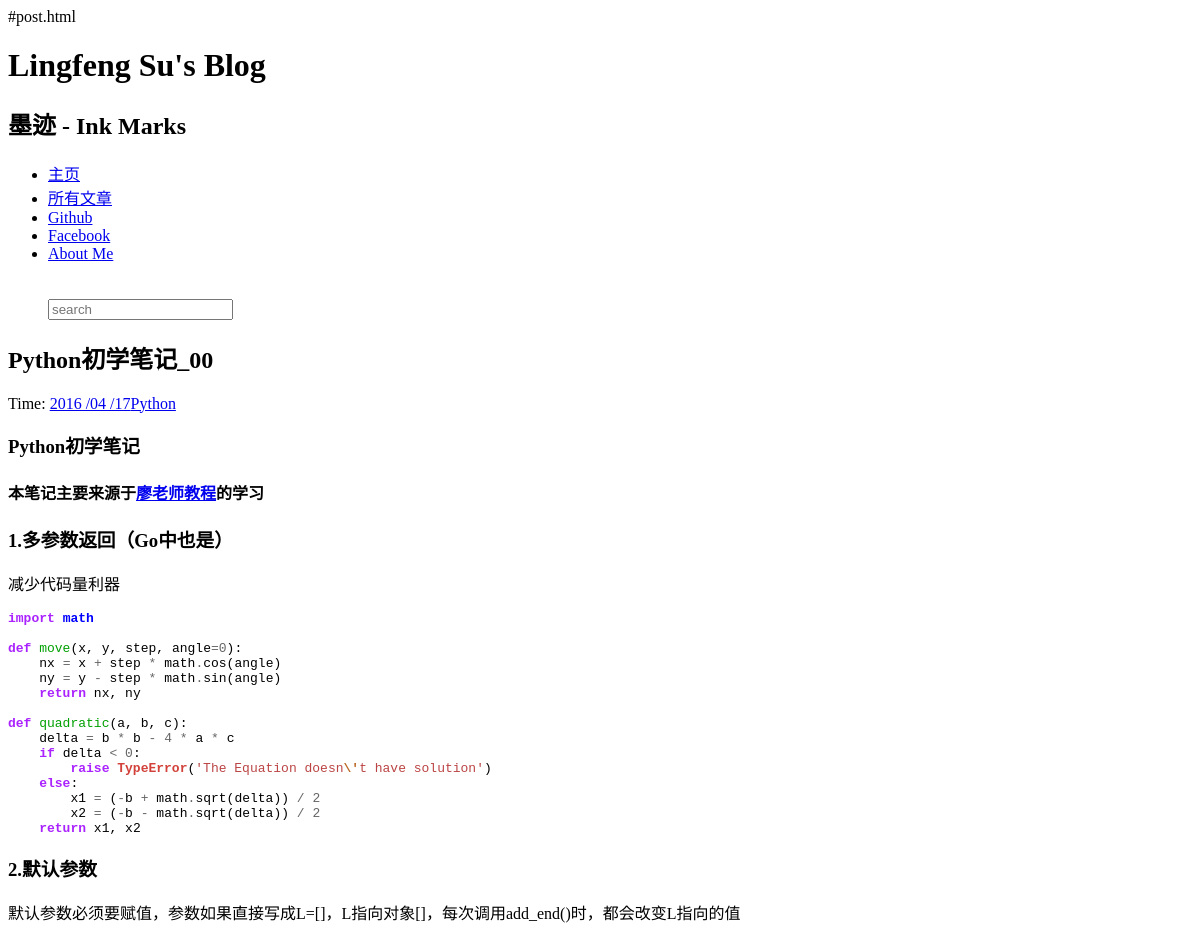
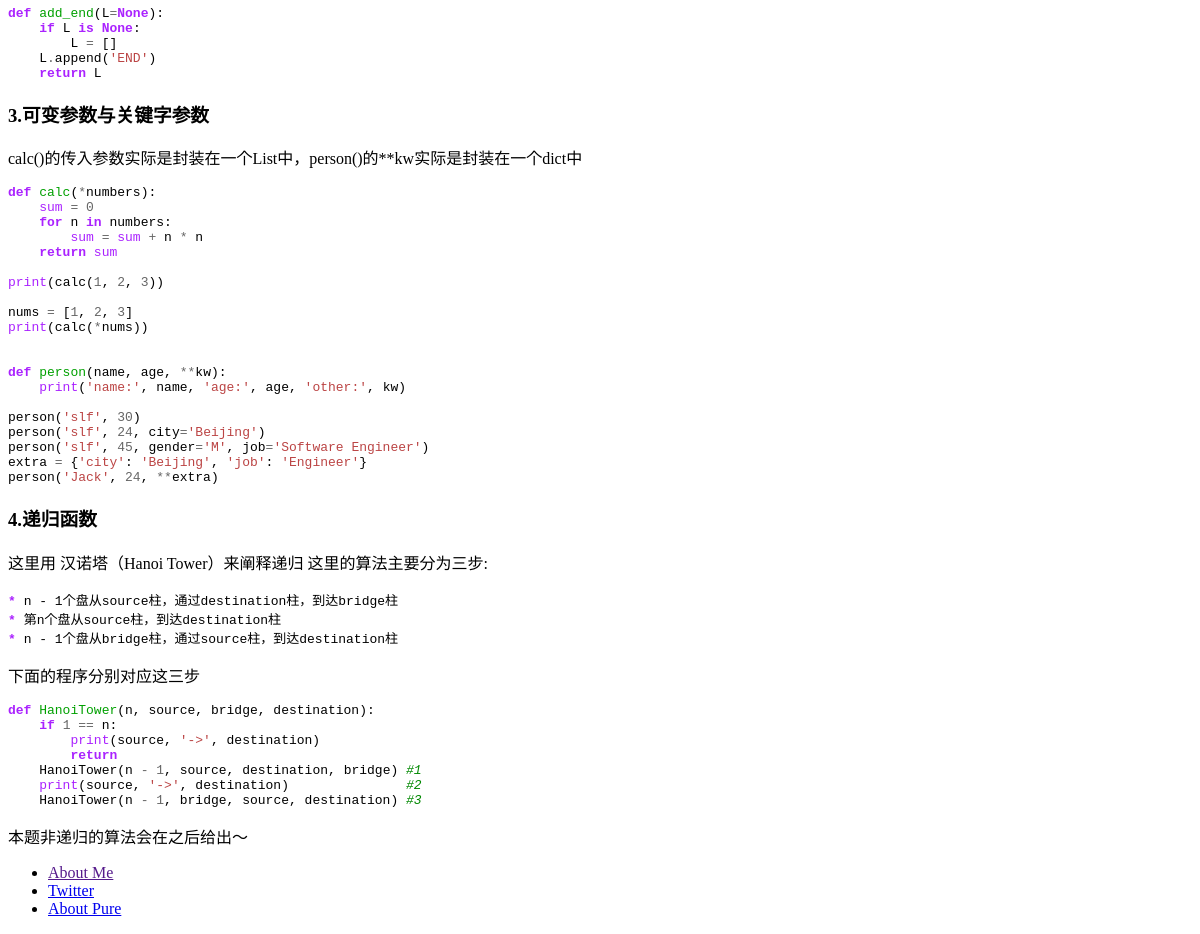
The app's page /11/ with its own data (2 pictures, top to bottom).
### article/models.py (models this page shows, shortened)
class Article(models.Model):
    title = models.CharField(max_length=100)  # 博客题目
    category = models.CharField(max_length=50, blank=True)  # 博客标签
    date_time = models.DateTimeField(auto_now_add=True)  # 博客日期
    content = models.TextField(blank=True, null=True)  # 博客文章正文
    class Meta:  # 按时间下降排序
        ordering = ['-date_time']

### article/views.py (the view)
def detail(request, id):
    try:
        post = Article.objects.get(id=str(id))
    except Article.DoesNotExist:
        raise Http404
    return render(request, 'post.html', {'post': post})

### article/templatetags/custom_markdown.py (called while the page is built)
@register.filter(is_safe=True)  # 注册template filter
@stringfilter  # 希望字符串作为参数
def custom_markdown(value):
    return mark_safe(markdown.markdown(value,
                                       extensions=[
                                           'markdown.extensions.fenced_code', 'markdown.extensions.codehilite'],
                                       safe_mode=True,
                                       enable_attributes=False))

### templates/post.html (shortened to what this page needs)
{% extends "base.html" %}
{% load custom_markdown %}
{% block content %}
<div class="posts">
        <section class="post">
            <header class="post-header">
                <h2 class="post-title">{{ post.title }}</h2>
                    <p class="post-meta">
                        Time:  <a class="post-author" href="#">{{ post.date_time|date:"Y /m /d"}}</a><a class="post-category post-category-js" href="#">{{ post.category }}</a>
                    </p>
            </header>
                <div class="post-description">
                    <p>
                        {{ post.content | custom_markdown}}
                    </p>
                </div>
        </section>
</div>
{% endblock %}

### static/css/emacs.css (style rules this page uses)
.codehilite .k { color: #AA22FF; font-weight: bold }
.codehilite .o { color: #666666 }
.codehilite .c1 { color: #008800; font-style: italic }
.codehilite .kc { color: #AA22FF; font-weight: bold }
.codehilite .kn { color: #AA22FF; font-weight: bold }
.codehilite .nb { color: #AA22FF }
.codehilite .ne { color: #D2413A; font-weight: bold }
.codehilite .nf { color: #00A000 }
.codehilite .nn { color: #0000FF; font-weight: bold }
.codehilite .ow { color: #AA22FF; font-weight: bold }
.codehilite .w { color: #bbbbbb }
.codehilite .mi { color: #666666 }
.codehilite .se { color: #BB6622; font-weight: bold }
.codehilite .s1 { color: #BB4444 }

### records on screen
Article: title "Python初学笔记_00", date_time "2016 /04 /17", category "Python", content|custom_markdown "Python初学笔记 本笔记主要来源于 廖老师教程 的学习 1.多参数返回（Go中也是） 减少代码量利器 import math def move ( x , y , step , angle = 0 ): nx = x + step * math . cos ( angle ) ny = y - step * math . sin ( angle ) return nx , ny def quadratic ( a , b , c ): delta = b * b - 4 * a * c if delta < 0 : raise TypeError ( 'The Equation doesn \\' t have solution' ) else : x1 = ( - b + math . sqrt ( delta )) / 2 x2 = ( - b - math . sqrt ( delta )) / 2 return x1 , x2 2.默认参数 默认参数必须要赋值，参数如果直接写成L=[]，L指向对象[]，每次调用add_end()时，都会改变L指向的值 def add_end ( L = None ): if L is None : L = [] L . append ( 'END' ) return L 3.可变参数与关键字参数 calc()的传入参数实际是封装在一个List中，person()的**kw实际是封装在一个dict中 def calc ( * numbers ): sum = 0 for n in numbers : sum = sum + n * n…"
